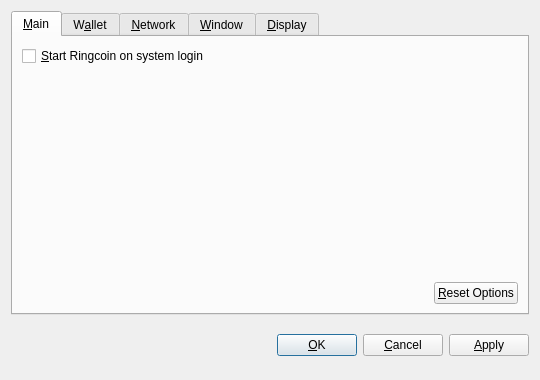
<?xml version="1.0" encoding="UTF-8"?>
<ui version="4.0">
 <class>OptionsDialog</class>
 <widget class="QDialog" name="OptionsDialog">
  <property name="geometry">
   <rect>
    <x>0</x>
    <y>0</y>
    <width>540</width>
    <height>380</height>
   </rect>
  </property>
  <property name="windowTitle">
   <string>Options</string>
  </property>
  <property name="modal">
   <bool>true</bool>
  </property>
  <layout class="QVBoxLayout" name="verticalLayout">
   <item>
    <widget class="QTabWidget" name="tabWidget">
     <property name="tabPosition">
      <enum>QTabWidget::North</enum>
     </property>
     <property name="currentIndex">
      <number>0</number>
     </property>
     <widget class="QWidget" name="tabMain">
      <attribute name="title">
       <string>&amp;Main</string>
      </attribute>
      <layout class="QVBoxLayout" name="verticalLayout_Main">
       <item>
        <widget class="QCheckBox" name="bitcoinAtStartup">
         <property name="toolTip">
          <string>Automatically start Ringcoin after logging in to the system.</string>
         </property>
         <property name="text">
          <string>&amp;Start Ringcoin on system login</string>
         </property>
        </widget>
       </item>
       <item>
        <spacer name="verticalSpacer_Main">
         <property name="orientation">
          <enum>Qt::Vertical</enum>
         </property>
         <property name="sizeHint" stdset="0">
          <size>
           <width>20</width>
           <height>40</height>
          </size>
         </property>
        </spacer>
       </item>
       <item>
        <layout class="QHBoxLayout" name="horizontalLayout_2_Main">
         <item>
          <spacer name="horizontalSpacer_2_Main">
           <property name="orientation">
            <enum>Qt::Horizontal</enum>
           </property>
           <property name="sizeHint" stdset="0">
            <size>
             <width>40</width>
             <height>20</height>
            </size>
           </property>
          </spacer>
         </item>
         <item>
          <widget class="QPushButton" name="resetButton">
           <property name="toolTip">
            <string>Reset all client options to default.</string>
           </property>
           <property name="text">
            <string>&amp;Reset Options</string>
           </property>
           <property name="autoDefault">
            <bool>false</bool>
           </property>
          </widget>
         </item>
        </layout>
       </item>
      </layout>
     </widget>
     <widget class="QWidget" name="tabWallet">
      <attribute name="title">
       <string>W&amp;allet</string>
      </attribute>
      <layout class="QVBoxLayout" name="verticalLayout_Network">
       <item>
        <widget class="QLabel" name="transactionFeeInfoLabel">
         <property name="text">
          <string>Optional transaction fee per kB that helps make sure your transactions are processed quickly. Most transactions are 1 kB.</string>
         </property>
         <property name="textFormat">
          <enum>Qt::PlainText</enum>
         </property>
         <property name="wordWrap">
          <bool>true</bool>
         </property>
        </widget>
       </item>
       <item>
        <layout class="QHBoxLayout" name="horizontalLayout_1_Main">
         <item>
          <widget class="QLabel" name="transactionFeeLabel">
           <property name="text">
            <string>Pay transaction &amp;fee</string>
           </property>
           <property name="textFormat">
            <enum>Qt::PlainText</enum>
           </property>
           <property name="buddy">
            <cstring>transactionFee</cstring>
           </property>
          </widget>
         </item>
         <item>
          <widget class="BitcoinAmountField" name="transactionFee"/>
         </item>
         <item>
          <spacer name="horizontalSpacer_1_Main">
           <property name="orientation">
            <enum>Qt::Horizontal</enum>
           </property>
           <property name="sizeHint" stdset="0">
            <size>
             <width>40</width>
             <height>20</height>
            </size>
           </property>
          </spacer>
         </item>
        </layout>
       </item>
       <item>
        <widget class="QLabel" name="label">
         <property name="text">
          <string>If you disable the spending of unconfirmed change, the change from a transaction cannot be used until that transaction has at least one confirmation. This also affects how your balance is computed.</string>
         </property>
         <property name="wordWrap">
          <bool>true</bool>
         </property>
        </widget>
       </item>
       <item>
        <widget class="QCheckBox" name="spendZeroConfChange">
         <property name="text">
          <string>Spend unconfirmed change  (experts only)</string>
         </property>
        </widget>
       </item>
       <item>
        <spacer name="verticalSpacer">
         <property name="orientation">
          <enum>Qt::Vertical</enum>
         </property>
         <property name="sizeHint" stdset="0">
          <size>
           <width>20</width>
           <height>40</height>
          </size>
         </property>
        </spacer>
       </item>
      </layout>
     </widget>
     <widget class="QWidget" name="tabNetwork">
      <attribute name="title">
       <string>&amp;Network</string>
      </attribute>
      <layout class="QVBoxLayout" name="verticalLayout_Network">
       <item>
        <widget class="QCheckBox" name="mapPortUpnp">
         <property name="toolTip">
          <string>Automatically open the Ringcoin client port on the router. This only works when your router supports UPnP and it is enabled.</string>
         </property>
         <property name="text">
          <string>Map port using &amp;UPnP</string>
         </property>
        </widget>
       </item>
       <item>
        <widget class="QCheckBox" name="connectSocks">
         <property name="toolTip">
          <string>Connect to the Ringcoin network through a SOCKS proxy (e.g. when connecting through Tor).</string>
         </property>
         <property name="text">
          <string>&amp;Connect through SOCKS proxy:</string>
         </property>
        </widget>
       </item>
       <item>
        <layout class="QHBoxLayout" name="horizontalLayout_Network">
         <item>
          <widget class="QLabel" name="proxyIpLabel">
           <property name="text">
            <string>Proxy &amp;IP:</string>
           </property>
           <property name="textFormat">
            <enum>Qt::PlainText</enum>
           </property>
           <property name="buddy">
            <cstring>proxyIp</cstring>
           </property>
          </widget>
         </item>
         <item>
          <widget class="QValidatedLineEdit" name="proxyIp">
           <property name="maximumSize">
            <size>
             <width>140</width>
             <height>16777215</height>
            </size>
           </property>
           <property name="toolTip">
            <string>IP address of the proxy (e.g. 127.0.0.1)</string>
           </property>
          </widget>
         </item>
         <item>
          <widget class="QLabel" name="proxyPortLabel">
           <property name="text">
            <string>&amp;Port:</string>
           </property>
           <property name="textFormat">
            <enum>Qt::PlainText</enum>
           </property>
           <property name="buddy">
            <cstring>proxyPort</cstring>
           </property>
          </widget>
         </item>
         <item>
          <widget class="QLineEdit" name="proxyPort">
           <property name="maximumSize">
            <size>
             <width>55</width>
             <height>16777215</height>
            </size>
           </property>
           <property name="toolTip">
            <string>Port of the proxy (e.g. 9050)</string>
           </property>
          </widget>
         </item>
         <item>
          <widget class="QLabel" name="socksVersionLabel">
           <property name="text">
            <string>SOCKS &amp;Version:</string>
           </property>
           <property name="textFormat">
            <enum>Qt::PlainText</enum>
           </property>
           <property name="buddy">
            <cstring>socksVersion</cstring>
           </property>
          </widget>
         </item>
         <item>
          <widget class="QValueComboBox" name="socksVersion">
           <property name="toolTip">
            <string>SOCKS version of the proxy (e.g. 5)</string>
           </property>
          </widget>
         </item>
         <item>
          <spacer name="horizontalSpacer_Network">
           <property name="orientation">
            <enum>Qt::Horizontal</enum>
           </property>
           <property name="sizeHint" stdset="0">
            <size>
             <width>40</width>
             <height>20</height>
            </size>
           </property>
          </spacer>
         </item>
        </layout>
       </item>
       <item>
        <spacer name="verticalSpacer_Network">
         <property name="orientation">
          <enum>Qt::Vertical</enum>
         </property>
         <property name="sizeHint" stdset="0">
          <size>
           <width>20</width>
           <height>40</height>
          </size>
         </property>
        </spacer>
       </item>
      </layout>
     </widget>
     <widget class="QWidget" name="tabWindow">
      <attribute name="title">
       <string>&amp;Window</string>
      </attribute>
      <layout class="QVBoxLayout" name="verticalLayout_Window">
       <item>
        <widget class="QCheckBox" name="minimizeToTray">
         <property name="toolTip">
          <string>Show only a tray icon after minimizing the window.</string>
         </property>
         <property name="text">
          <string>&amp;Minimize to the tray instead of the taskbar</string>
         </property>
        </widget>
       </item>
       <item>
        <widget class="QCheckBox" name="minimizeOnClose">
         <property name="toolTip">
          <string>Minimize instead of exit the application when the window is closed. When this option is enabled, the application will be closed only after selecting Quit in the menu.</string>
         </property>
         <property name="text">
          <string>M&amp;inimize on close</string>
         </property>
        </widget>
       </item>
       <item>
        <spacer name="verticalSpacer_Window">
         <property name="orientation">
          <enum>Qt::Vertical</enum>
         </property>
         <property name="sizeHint" stdset="0">
          <size>
           <width>20</width>
           <height>40</height>
          </size>
         </property>
        </spacer>
       </item>
      </layout>
     </widget>
     <widget class="QWidget" name="tabDisplay">
      <attribute name="title">
       <string>&amp;Display</string>
      </attribute>
      <layout class="QVBoxLayout" name="verticalLayout_Display">
       <item>
        <layout class="QHBoxLayout" name="horizontalLayout_1_Display">
         <item>
          <widget class="QLabel" name="langLabel">
           <property name="text">
            <string>User Interface &amp;language:</string>
           </property>
           <property name="textFormat">
            <enum>Qt::PlainText</enum>
           </property>
           <property name="buddy">
            <cstring>lang</cstring>
           </property>
          </widget>
         </item>
         <item>
          <widget class="QValueComboBox" name="lang">
           <property name="toolTip">
            <string>The user interface language can be set here. This setting will take effect after restarting Ringcoin.</string>
           </property>
          </widget>
         </item>
        </layout>
       </item>
       <item>
        <layout class="QHBoxLayout" name="horizontalLayout_2_Display">
         <item>
          <widget class="QLabel" name="unitLabel">
           <property name="text">
            <string>&amp;Unit to show amounts in:</string>
           </property>
           <property name="textFormat">
            <enum>Qt::PlainText</enum>
           </property>
           <property name="buddy">
            <cstring>unit</cstring>
           </property>
          </widget>
         </item>
         <item>
          <widget class="QValueComboBox" name="unit">
           <property name="toolTip">
            <string>Choose the default subdivision unit to show in the interface and when sending coins.</string>
           </property>
          </widget>
         </item>
        </layout>
       </item>
       <item>
        <widget class="QCheckBox" name="displayAddresses">
         <property name="toolTip">
          <string>Whether to show Ringcoin addresses in the transaction list or not.</string>
         </property>
         <property name="text">
          <string>&amp;Display addresses in transaction list</string>
         </property>
        </widget>
       </item>
       <item>
        <widget class="QCheckBox" name="coinControlFeatures">
         <property name="toolTip">
          <string>Whether to show coin control features or not.</string>
         </property>
         <property name="text">
          <string>Display coin &amp;control features (experts only!)</string>
         </property>
        </widget>
       </item>
       <item>
        <spacer name="verticalSpacer_Display">
         <property name="orientation">
          <enum>Qt::Vertical</enum>
         </property>
         <property name="sizeHint" stdset="0">
          <size>
           <width>20</width>
           <height>40</height>
          </size>
         </property>
        </spacer>
       </item>
      </layout>
     </widget>
    </widget>
   </item>
   <item>
    <layout class="QHBoxLayout" name="horizontalLayout_Buttons">
     <item>
      <spacer name="horizontalSpacer_1">
       <property name="orientation">
        <enum>Qt::Horizontal</enum>
       </property>
       <property name="sizeHint" stdset="0">
        <size>
         <width>40</width>
         <height>48</height>
        </size>
       </property>
      </spacer>
     </item>
     <item>
      <widget class="QLabel" name="statusLabel">
       <property name="font">
        <font>
         <weight>75</weight>
         <bold>true</bold>
        </font>
       </property>
       <property name="text">
        <string/>
       </property>
       <property name="textFormat">
        <enum>Qt::PlainText</enum>
       </property>
       <property name="wordWrap">
        <bool>true</bool>
       </property>
      </widget>
     </item>
     <item>
      <spacer name="horizontalSpacer_2">
       <property name="orientation">
        <enum>Qt::Horizontal</enum>
       </property>
       <property name="sizeHint" stdset="0">
        <size>
         <width>40</width>
         <height>48</height>
        </size>
       </property>
      </spacer>
     </item>
     <item>
      <widget class="QPushButton" name="okButton">
       <property name="text">
        <string>&amp;OK</string>
       </property>
      </widget>
     </item>
     <item>
      <widget class="QPushButton" name="cancelButton">
       <property name="text">
        <string>&amp;Cancel</string>
       </property>
       <property name="autoDefault">
        <bool>false</bool>
       </property>
      </widget>
     </item>
     <item>
      <widget class="QPushButton" name="applyButton">
       <property name="text">
        <string>&amp;Apply</string>
       </property>
       <property name="autoDefault">
        <bool>false</bool>
       </property>
      </widget>
     </item>
    </layout>
   </item>
  </layout>
 </widget>
 <customwidgets>
  <customwidget>
   <class>BitcoinAmountField</class>
   <extends>QSpinBox</extends>
   <header>bitcoinamountfield.h</header>
  </customwidget>
  <customwidget>
   <class>QValueComboBox</class>
   <extends>QComboBox</extends>
   <header>qvaluecombobox.h</header>
  </customwidget>
  <customwidget>
   <class>QValidatedLineEdit</class>
   <extends>QLineEdit</extends>
   <header>qvalidatedlineedit.h</header>
  </customwidget>
 </customwidgets>
 <resources/>
 <connections/>
</ui>
